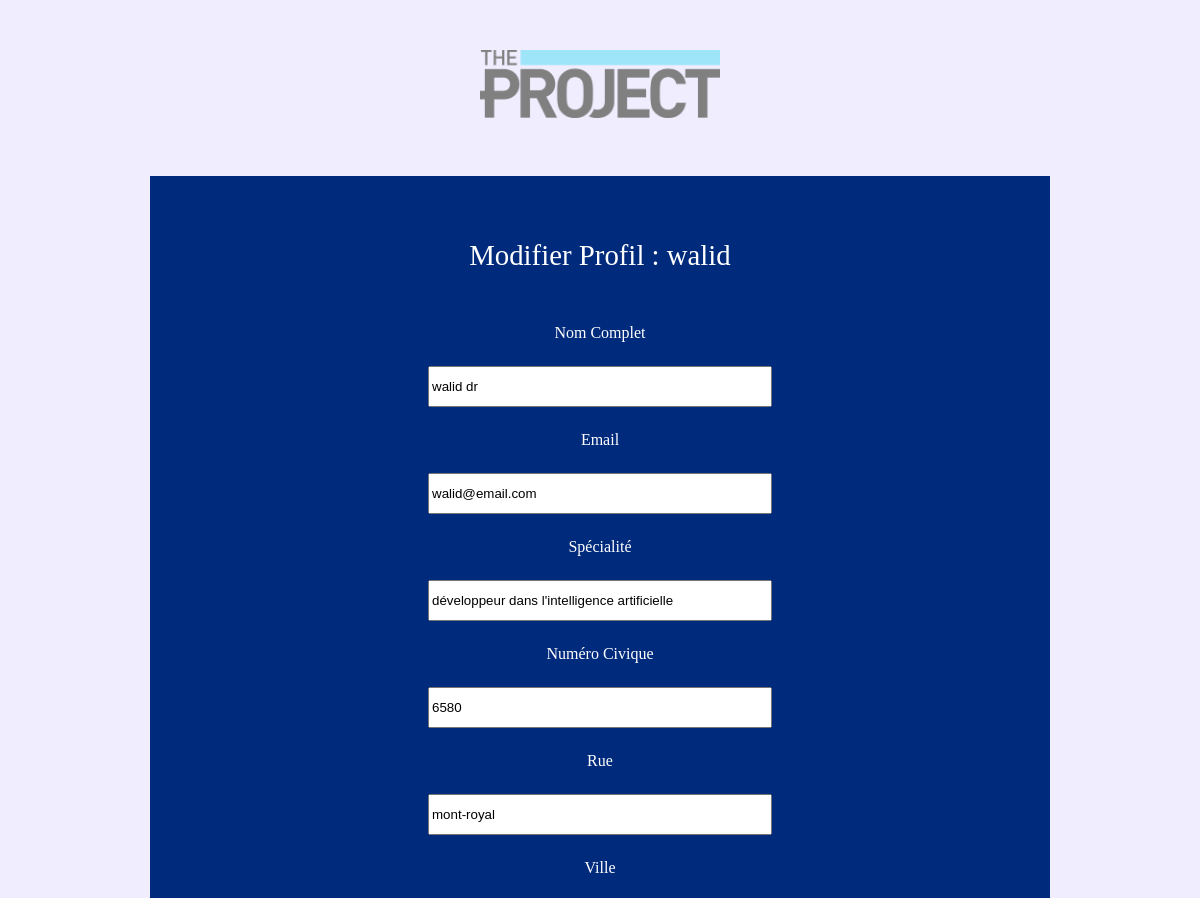
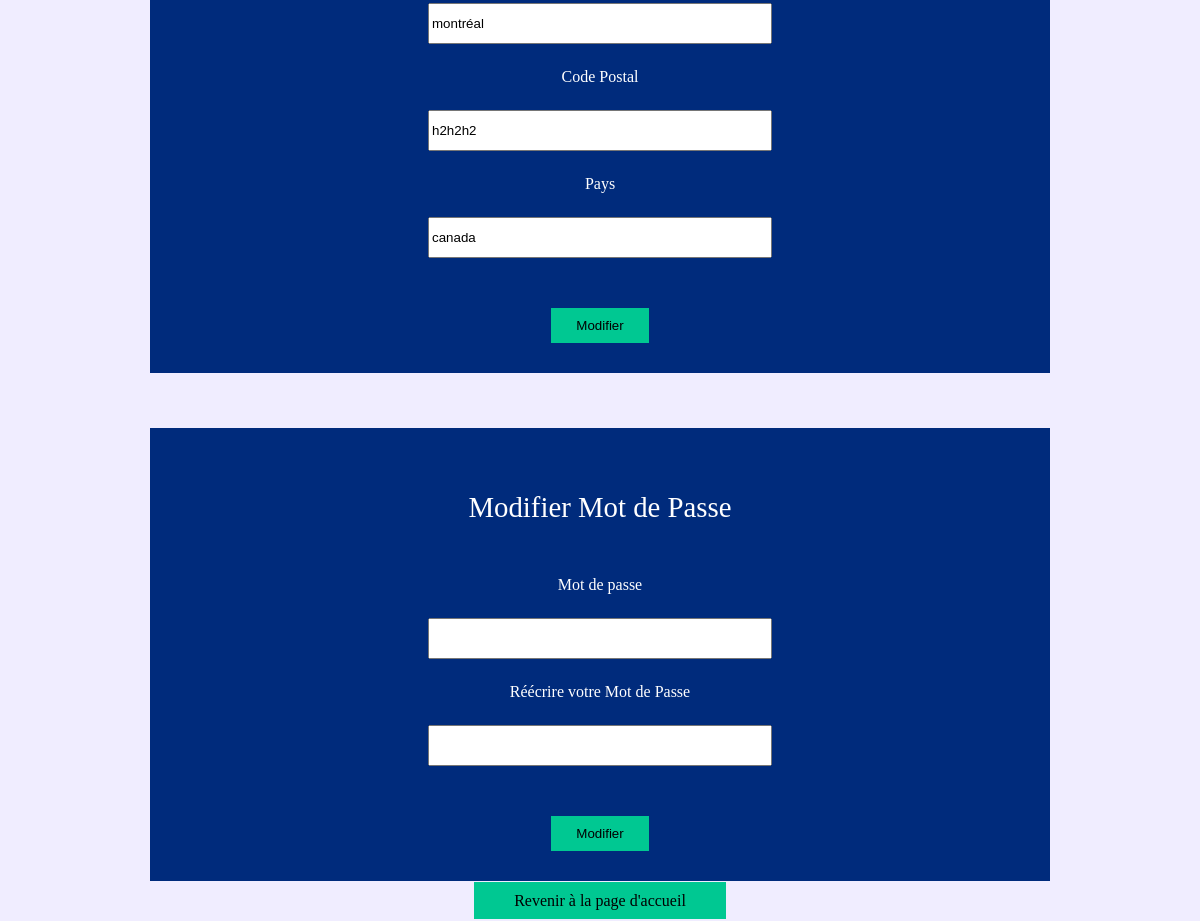
/index.php?action=profil (signed in), run on the app's committed database (2 pictures, top to bottom).
### tables this page shows
CREATE TABLE `utilisateur` (
  `id` int(11) NOT NULL,
  `nom` varchar(50) NOT NULL,
  `numero` int(11) NOT NULL,
  `rue` varchar(50) NOT NULL,
  `ville` varchar(50) NOT NULL,
  `codePostal` varchar(50) NOT NULL,
  `pays` varchar(50) NOT NULL,
  `courriel` varchar(50) NOT NULL,
  `role` varchar(50) NOT NULL,
  `username` varchar(50) NOT NULL,
  `password` varchar(70) NOT NULL,
  `specialite` varchar(50) DEFAULT NULL,
  `actif` tinyint(1) NOT NULL
);

### function_db.php (called while the page is built, shortened)
<?php
    function connectDB(){
        $c = mysqli_connect("localhost", "root", "", "enterpriseProject");
        mysqli_query($c, "SET NAMES 'utf8'");
        return $c;
    }
    $connexion = connectDB();
    function infoUser($user){
        global $connexion;
        $requete ="SELECT * FROM utilisateur
        where username='".filtre($user)."'";
        $resultat =mysqli_query($connexion,$requete);
        return $resultat;
    }
    function filtre($var)
    {
        global $connexion;
        $varFiltre = mysqli_real_escape_string($connexion, $var);
        $varFiltre = strip_tags($varFiltre, "<a><b><em>");
        return $varFiltre;
    }
?>

### vues/profil.php (the view, shortened to what this page needs)
<!DOCTYPE html>
<html lang="fr">
<head>
    <link rel="stylesheet" href="scss/style.css">
</head>
<body>
    <header class="logo">
        <?php
            if($_SESSION["role"]!=="admin"){
        ?>
            <a href="index.php?action=accueil"><img src="images/logo.png" alt="image logo de la page"></a>
        <?php
            }else if($_SESSION["role"] =="admin"){
        ?>
            <a href="index.php?action=admin"><img src="images/logo.png" alt="image logo de la page"></a>
        <?php
            }
        ?>
    </header>
    <main>
        <div class="blc2">
            <h3>Modifier Profil : <?php echo $_SESSION["user"]; ?></h3>
            <?php
                if($range=mysqli_fetch_assoc($info)){
            ?>
            <form method="post" class="form2">
                <table>
                    <tr>
                        <td>
                            <label for="nom" class="label">Nom Complet</label>
                        </td>
                    </tr>
                    <tr>
                        <td>
                            <input type="text" class="champ" name="nom" value="<?php echo $range["nom"] ?>">
                        </td>
                    </tr>
                    <tr>
                        <td>
                            <label for="mail">Email</label>
                        </td>
                    </tr>
                    <tr>
                        <td>
                            <input type="text" class="champ" name="mail" value="<?php echo $range["courriel"] ?>">
                        </td>
                    </tr>
                    <?php
                        if($range["role"] == "prestataire"){
                    ?>
                    <tr>
                        <td>
                            <label for="spec" id="sp">Spécialité</label>
                        </td>
                    </tr>
                    <tr>
                        <td>
                            <input type="text" class="champ" name="spec" id="sp1" value="<?php echo $range["specialite"] ?>">
                        </td>
                    </tr>
                    <?php
                    }
                    ?>
                    <tr>
                        <td>
                            <label for="numero">Numéro Civique</label>
                        </td>
                    </tr>
                    <tr>
                        <td>
                            <input type="text" class="champ" name="numero" value="<?php echo $range["numero"] ?>">
                        </td>
                    </tr>
                    <tr>
                        <td>
                            <label for="rue">Rue</label>
                        </td>
                    </tr>
                    <tr>
                        <td>
                            <input type="text" class="champ" name="rue" value="<?php echo $range["rue"] ?>">
                        </td>
                    </tr>
                    <tr>
                        <td>
                            <label for="ville">Ville</label>
                        </td>
                    </tr>
                    <tr>
                        <td>
                            <input type="text" class="champ" name="ville" value="<?php echo $range["ville"] ?>">
                        </td>
                    </tr>
                    <tr>
                        <td>
                            <label for="postal">Code Postal</label>
                        </td>
                    </tr>
                    <tr>
                        <td>
                            <input type="text" class="champ" name="postal" value="<?php echo $range["codePostal"] ?>">
                        </td>
                    </tr>
                    <tr>
                        <td>
                            <label for="pays">Pays</label>
                        </td>
                    </tr>
                    <tr>
                        <td>
                            <input type="text" class="champ" name="pays" value="<?php echo $range["pays"] ?>">
                        </td>
                    </tr>
                    <tr>
                        <td>
                        </td>
                    </tr>
                    <tr>
                        <td class="btn">
                            <input type="submit" class="btn1" value="Modifier">
                        </td>
                    </tr>
                </table>
            </form>
        </div>
        <div class="blc2">
        <h3>Modifier Mot de Passe</h3>
            <form method="post" class="form2">
            <table>
                    <tr>
                        <td>
                            <label for="pass">Mot de passe</label>
                        </td>
                    </tr>
                    <tr>
                        <td>
                            <input type="password" class="champ" name="pass" >
                        </td>
                    </tr>
                    <tr>
                        <td>
                            <label for="pass2">Réécrire votre Mot de Passe</label>
                        </td>
                    </tr>
                    <tr>
                        <td>
                            <input type="password" class="champ" name="pass2" >
                        </td>
                    </tr>
                    <tr>
                        <td>
                        </td>
                    </tr>
                    <tr>
                        <td class="btn">
                            <input type="submit" class="btn1" value="Modifier">
                        </td>
                    </tr>
                </table>
            </form>
        </div>
        <p class="lien">
        <?php
            if($_SESSION["role"] !== "admin"){
        ?>
            <a href="index.php?action=accueil">Revenir à la page d'accueil</a>
        <?php
            }else if($_SESSION["role"] == "admin"){
        ?>
        <a href="index.php?action=admin">Revenir à la page d'accueil</a>
        <?php
            }
        ?>
        </p>
        <?php
            }
        ?>
</main>
</body>
</html>

### scss/style.css (style rules this page uses)
html, body, div, span, applet, object, iframe, h1, h2, h3, h4, h5, h6, p, blockquote, pre, a, abbr, acronym, address, big, cite, code, del, dfn, em, img, ins, kbd, q, s, samp, small, strike, strong, sub, sup, tt, var, b, u, i, center, dl, dt, dd, ol, ul, li, fieldset, form, label, legend, table, caption, tbody, tfoot, thead, tr, th, td, article, aside, canvas, details, embed, figure, figcaption, footer, header, hgroup, menu, nav, output, ruby, section, summary, time, mark, audio, video { margin: 0; padding: 0; border: 0; font-size: 100%; font: inherit; vertical-align: baseline; }
article, aside, details, figcaption, figure, footer, header, hgroup, menu, nav, section { display: block; }
body { line-height: 1; }
table { border-collapse: collapse; border-spacing: 0; }
body { background: #F0EDFF; }
body .logo { width: 20%; margin: auto; margin-top: 50px; }
body .logo a img { width: 100%; }
body main p { text-align: center; }
body main p a { background: #00C892; line-height: 2.5; padding: 10px; padding-left: 40px; padding-right: 40px; text-decoration: none; color: black; }
body main .blc2 { width: 75%; background: #002B7C; margin: auto; margin-top: 55px; text-align: center; }
body main .blc2 h3 { text-align: center; padding-top: 65px; color: white; font-family: 'EB Garamond', serif; font-size: 1.8em; }
body main .blc2 .form2 { text-align: center; padding: 30px; color: white; }
body main .blc2 .form2 table { width: 80%; height: 100%; margin: auto; }
body main .blc2 .form2 table tr td { padding-top: 25px; }
body main .blc2 .form2 table tr td .champ { width: 50%; height: 35px; }
body main .blc2 .form2 table tr .btn .btn1 { background: #00C892; color: black; border: none; padding-top: 10px; padding-bottom: 10px; padding-left: 25px; padding-right: 25px; }
body main .lien { text-align: center; }

### data on the page
utilisateur: nom "walid dr", mail "walid@email.com", spec "développeur dans l'intelligence artificielle", numero "6580", rue "mont-royal", ville "montréal", postal "h2h2h2", pays "canada"

### other printed values
$_SESSION["user"] "walid"
